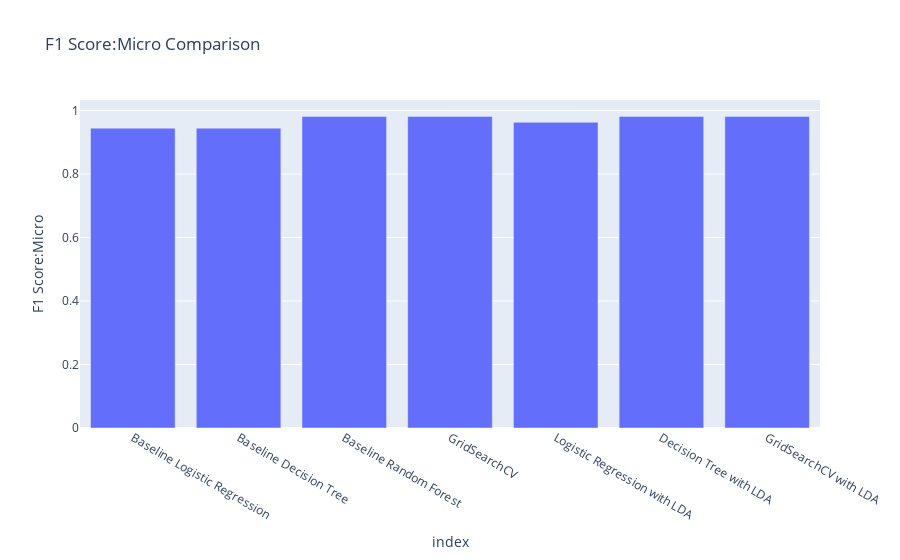

The notebook cell this image was saved under:
### Code cell
#27

fig = px.bar(df_model_compare, x=df_model_compare.index, y='F1 Score:Micro', title='F1 Score:Micro Comparison')
fig.show()

### Figure 1 — Plotly figure (JSON) as saved in the notebook; plotly's stock layout.template omitted (floating-point values rounded to 4 significant figures)
{"data": [{"alignmentgroup": "True", "hovertemplate": "index=%{x}<br>F1 Score:Micro=%{y}<extra></extra>", "legendgroup": "", "marker": {"color": "#636efa"}, "name": "", "offsetgroup": "", "orientation": "v", "showlegend": false, "textposition": "auto", "type": "bar", "x": ["Baseline Logistic Regression", "Baseline Decision Tree", "Baseline Random Forest", "GridSearchCV", "Logistic Regression with LDA", "Decision Tree with LDA", "GridSearchCV with LDA"], "xaxis": "x", "y": ["0.9444", "0.9444", 0.9815, 0.9815, 0.963, 0.9815, 0.9815], "yaxis": "y"}], "layout": {"barmode": "relative", "legend": {"tracegroupgap": 0}, "title": {"text": "F1 Score:Micro Comparison"}, "xaxis": {"anchor": "y", "domain": [0, 1], "title": {"text": "index"}}, "yaxis": {"anchor": "x", "domain": [0, 1], "title": {"text": "F1 Score:Micro"}}}}
